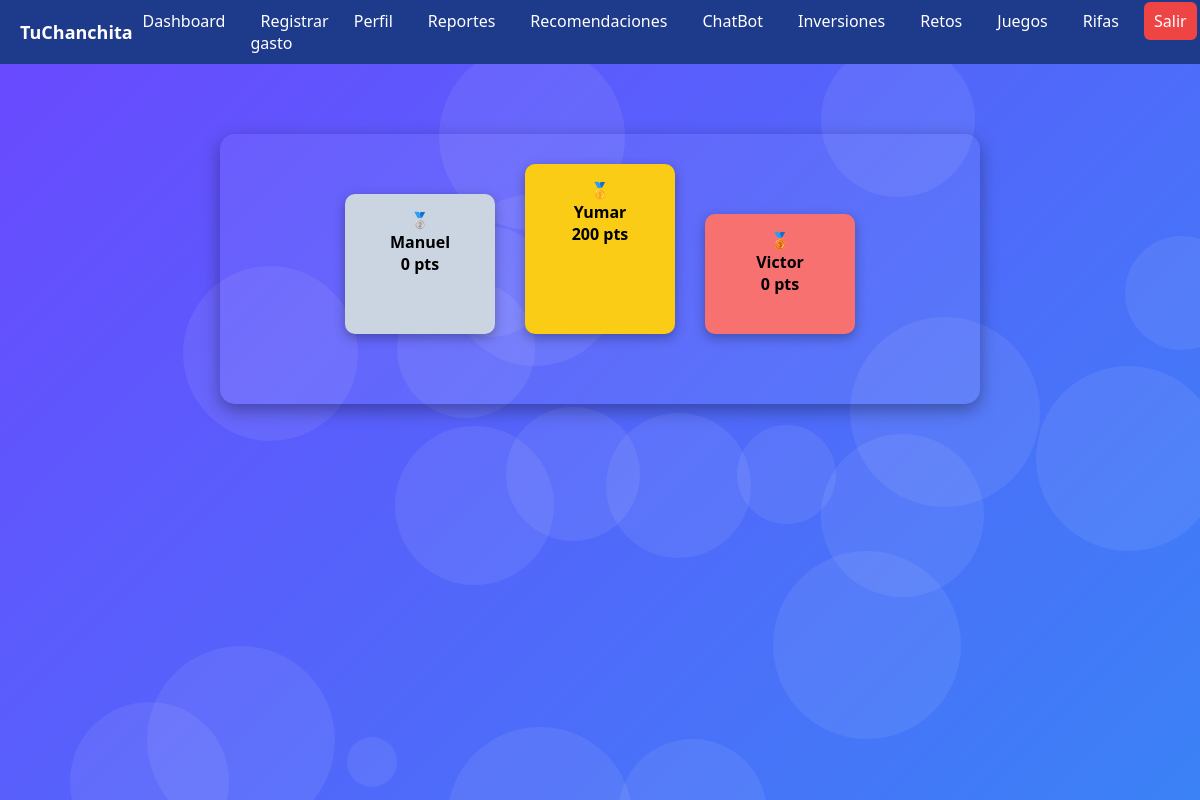
/trivia-ranking/, run on the app's committed database.
### myapp/models.py (models this page shows, shortened)
class UserProfile(models.Model):
    email = models.EmailField(unique=True)
    password = models.CharField(max_length=100)
    first_name = models.CharField(max_length=100)
    last_name = models.CharField(max_length=100)
    monthly_limit = models.FloatField(default=0.0)
    points = models.IntegerField(default=0)
    trivia_puntaje = models.IntegerField(default=0)
    photo = models.ImageField(upload_to='profile_photos/', null=True, blank=True)
    login_attempts = models.IntegerField(default=0)
    is_blocked = models.BooleanField(default=False)

### myapp/views.py (the view)
# urls.py: path('trivia-ranking/', views.ranking_trivia_view, name='trivia_ranking'),
def ranking_trivia_view(request):
    top_users_queryset = UserProfile.objects.order_by('-trivia_puntaje')[:3]
    top_users = list(top_users_queryset)
    while len(top_users) < 3:
        top_users.append(None)
    return render(request, 'trivia_ranking.html', {'top_users': top_users})

### myapp/templates/trivia_ranking.html (shortened to what this page needs)
{% extends 'layout/base.html' %}
{% block content %}
<div class="bubble-container" id="bubble-container"></div>
<main class="ranking-container">
    <div class="podium">
    {% if top_users.1 %}
    <div class="podium-box second">
        🥈<br>{{ top_users.1.first_name }}<br>{{ top_users.1.trivia_puntaje }} pts
    </div>
    {% endif %}
    {% if top_users.0 %}
    <div class="podium-box first">
        🥇<br>{{ top_users.0.first_name }}<br>{{ top_users.0.trivia_puntaje }} pts
    </div>
    {% endif %}
    {% if top_users.2 %}
    <div class="podium-box third">
        🥉<br>{{ top_users.2.first_name }}<br>{{ top_users.2.trivia_puntaje }} pts
    </div>
    {% endif %}
    </div>
</main>
{% endblock %}

### myapp/static/styles/base.css (style rules this page uses)
html, body { margin: 0; padding: 0; font-family: 'Segoe UI', sans-serif; background: linear-gradient(135deg, #6B48FF, #3B82F6); color: white; min-height: 100vh; height: auto; overflow-x: hidden; height: 100%; }

### myapp/templates/trivia_ranking.html (style rules this page uses)
.ranking-container { max-width: 700px; margin: 50px auto; padding: 30px; background: rgba(255, 255, 255, 0.06); border-radius: 15px; box-shadow: 0 6px 18px rgba(0, 0, 0, 0.35); color: white; z-index: 1; position: relative; text-align: center; }
.podium { display: flex; justify-content: center; align-items: flex-end; margin-bottom: 40px; gap: 30px; }
.podium-box { width: 120px; padding: 15px; background-color: rgba(255,255,255,0.1); border-radius: 10px; box-shadow: 0 4px 12px rgba(0,0,0,0.3); font-weight: bold; color: white; }
.first { height: 140px; background: #facc15; color: black; }
.second { height: 110px; background: #cbd5e1; color: black; }
.third { height: 90px; background: #f87171; color: black; }
.bubble-container { position: absolute; top: 0; left: 0; width: 100%; height: 100%; z-index: 0; pointer-events: none; overflow: hidden; }

### data on the page
UserProfile: first_name "Manuel", trivia_puntaje "0"
UserProfile: first_name "Yumar", trivia_puntaje "200"
UserProfile: first_name "Victor", trivia_puntaje "0"
